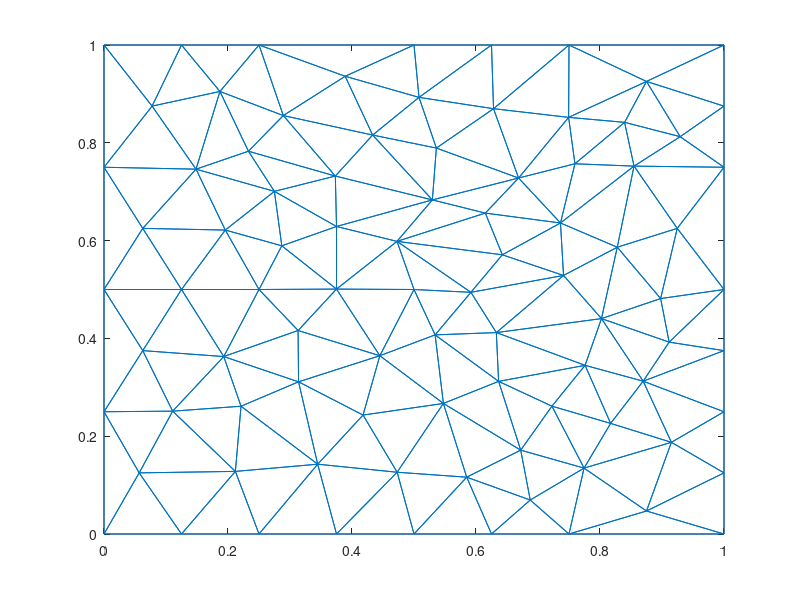
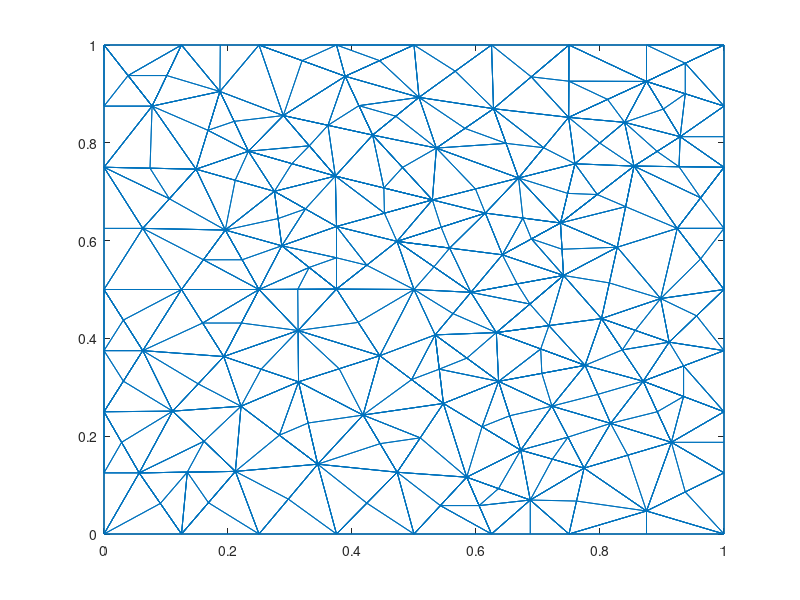

These figures' MATLAB source, in order:
nodes = [0,0;
1,0;
1,1;
0,1;
0.5,0.5;
0,0.5;
0.0625,0.625;
0.25,0.5;
0,0.25;
0.5,0;
0,0.75;
0.125,0.5;
0.5,1;
0.433275,0.815849;
0.148437,0.746094;
0.195626,0.621564;
0.529625,0.683244;
0.375,0.628853;
0.25,1;
0.373136,0.732013;
0.286769,0.589388;
0.375,0.500839;
0.27482,0.700717;
0.313771,0.311229;
0.313066,0.416148;
0.0625,0.375;
0.193152,0.362881;
0.25,0;
0.221019,0.261294;
0.110735,0.251224;
0.0567566,0.125;
0.289186,0.855722;
0.0775596,0.875;
0.232942,0.782767;
0.125,1;
0.186981,0.904974;
0.344656,0.142753;
0.125,0;
0.472573,0.598451;
0.924569,0.625;
0.38898,0.936063;
0.211891,0.128028;
0.375,0;
0.547402,0.26699;
0.444875,0.364572;
0.417838,0.243238;
0.47281,0.126311;
0.625,0;
0.75,0;
0.536065,0.78923;
0.75,1;
1,0.5;
0.6875,0.0694813;
0.585002,0.116209;
0.625,1;
0.642467,0.570984;
0.508074,0.892911;
1,0.25;
0.668679,0.727983;
0.749387,0.852019;
0.628269,0.869741;
0.736262,0.636012;
0.802373,0.440498;
0.82784,0.586474;
0.741191,0.528744;
0.632806,0.411914;
0.615033,0.656252;
0.854872,0.752318;
0.534065,0.407201;
1,0.75;
0.875,0.925491;
0.897806,0.481478;
1,0.375;
0.591791,0.494234;
0.722482,0.261441;
0.67209,0.171457;
0.774275,0.134747;
1,0.875;
0.839631,0.841845;
0.759557,0.757126;
0.92931,0.8125;
0.869619,0.3125;
0.875,0.0470411;
0.911511,0.392352;
0.775933,0.344943;
0.817138,0.226203;
1,0.125;
0.915154,0.1875;
0.63646,0.312134;
];
triangles = [76,77,75;
12,6,26;
8,16,12;
11,6,7;
24,45,25;
25,22,8;
24,27,29;
12,7,6;
6,9,26;
28,42,38;
14,17,50;
7,15,11;
17,20,18;
21,16,8;
25,45,22;
16,23,15;
34,15,23;
16,15,7;
15,33,11;
50,57,14;
12,16,7;
18,21,22;
35,36,19;
4,11,33;
14,20,17;
14,32,20;
23,18,20;
17,18,39;
41,57,13;
59,50,17;
22,21,8;
32,14,41;
12,27,8;
22,5,39;
16,21,23;
18,23,21;
24,25,27;
37,29,42;
12,26,27;
46,24,37;
9,1,31;
8,27,25;
26,9,30;
29,37,24;
42,30,31;
27,26,30;
42,28,37;
9,31,30;
30,29,27;
10,47,43;
24,46,45;
15,34,36;
20,32,34;
35,4,33;
20,34,23;
34,32,36;
36,33,15;
36,35,33;
19,36,32;
47,46,37;
22,39,18;
31,1,38;
39,5,74;
89,85,66;
13,57,55;
13,19,41;
19,32,41;
30,42,29;
38,42,31;
48,49,53;
37,28,43;
68,64,40;
44,89,69;
22,45,5;
37,43,47;
44,45,46;
44,47,54;
44,46,47;
48,53,54;
39,56,67;
59,17,67;
10,48,54;
71,51,60;
55,57,61;
41,14,57;
84,52,72;
57,50,61;
2,83,49;
64,65,63;
54,47,10;
60,61,59;
67,62,59;
59,61,50;
62,64,68;
63,85,82;
74,65,56;
54,53,76;
68,80,62;
61,51,55;
68,40,70;
61,60,51;
65,62,56;
71,3,51;
65,66,63;
73,82,58;
70,40,52;
72,40,64;
39,74,56;
63,72,64;
45,69,5;
69,89,66;
39,67,17;
62,67,56;
70,78,81;
80,79,60;
44,69,45;
74,69,66;
40,72,52;
65,64,62;
78,3,71;
79,80,68;
82,86,88;
79,71,60;
77,86,75;
84,82,73;
69,74,5;
65,74,66;
44,54,76;
84,63,82;
77,76,53;
76,75,89;
49,77,53;
83,87,88;
68,70,81;
71,79,81;
60,59,80;
62,80,59;
71,81,78;
68,81,79;
88,87,58;
77,49,83;
52,84,73;
63,84,72;
66,85,63;
86,85,75;
77,83,88;
85,86,82;
82,88,58;
83,2,87;
88,86,77;
76,89,44;
85,89,75;
];
figure;trimesh(triangles, nodes(:,1), nodes(:,2));
nodes = [0,0;
1,0;
1,1;
0,1;
0.5,0.5;
0,0.5;
0.0625,0.625;
0.25,0.5;
0,0.25;
0.5,0;
0,0.75;
0.125,0.5;
0.5,1;
0.433275,0.815849;
0.148437,0.746094;
0.195626,0.621564;
0.529625,0.683244;
0.375,0.628853;
0.25,1;
0.373136,0.732013;
0.286769,0.589388;
0.375,0.500839;
0.27482,0.700717;
0.313771,0.311229;
0.313066,0.416148;
0.0625,0.375;
0.193152,0.362881;
0.25,0;
0.221019,0.261294;
0.110735,0.251224;
0.0567566,0.125;
0.289186,0.855722;
0.0775596,0.875;
0.232942,0.782767;
0.125,1;
0.186981,0.904974;
0.344656,0.142753;
0.125,0;
0.472573,0.598451;
0.924569,0.625;
0.38898,0.936063;
0.211891,0.128028;
0.375,0;
0.547402,0.26699;
0.444875,0.364572;
0.417838,0.243238;
0.47281,0.126311;
0.625,0;
0.75,0;
0.536065,0.78923;
0.75,1;
1,0.5;
0.6875,0.0694813;
0.585002,0.116209;
0.625,1;
0.642467,0.570984;
0.508074,0.892911;
1,0.25;
0.668679,0.727983;
0.749387,0.852019;
0.628269,0.869741;
0.736262,0.636012;
0.802373,0.440498;
0.82784,0.586474;
0.741191,0.528744;
0.632806,0.411914;
0.615033,0.656252;
0.854872,0.752318;
0.534065,0.407201;
1,0.75;
0.875,0.925491;
0.897806,0.481478;
1,0.375;
0.591791,0.494234;
0.722482,0.261441;
0.67209,0.171457;
0.774275,0.134747;
1,0.875;
0.839631,0.841845;
0.759557,0.757126;
0.92931,0.8125;
0.869619,0.3125;
0.875,0.0470411;
0.911511,0.392352;
0.775933,0.344943;
0.817138,0.226203;
1,0.125;
0.915154,0.1875;
0.63646,0.312134;
0.748378,0.198094;
0.723182,0.153102;
0.160313,0.560782;
0.222813,0.560782;
0,0.625;
0.379323,0.337901;
0.253461,0.337055;
0,0.375;
0.03125,0.4375;
0.03125,0.3125;
0.105469,0.685547;
0.0742187,0.748047;
0.452312,0.656049;
0.45138,0.707629;
0.48145,0.749547;
0.409938,0.432706;
0.211629,0.723405;
0.1875,1;
0,0.875;
0.0387798,0.9375;
0.361231,0.835786;
0.32491,0.664785;
0.599152,0.705614;
0.411128,0.875956;
0.470675,0.85438;
0.159076,0.431441;
0.221576,0.431441;
0.423787,0.549645;
0.375,0.564846;
0.330884,0.545114;
0.3125,0.50042;
0.280794,0.645053;
0.282837,0.202024;
0.329213,0.226991;
0,0.125;
0.0283783,0.1875;
0.161313,0.189626;
0.134324,0.126514;
0.168445,0.0640138;
0.151944,0.307053;
0.297328,0.0713766;
0.423905,0.0631556;
0.167709,0.825534;
0.209962,0.843871;
0.10128,0.9375;
0.331161,0.793868;
0.303039,0.75739;
0.0908783,0.0625;
0.566537,0.946455;
0.375,1;
0.44449,0.968031;
0.31949,0.968031;
0.6875,0;
0.841356,0.669396;
0.496139,0.315781;
0.540733,0.337095;
0.585263,0.359668;
0.510106,0.19665;
0.445324,0.184775;
0.55752,0.584718;
0.532182,0.546342;
0.543803,0.627351;
0.542501,0.0581045;
0.605001,0.0581045;
0.636251,0.0928451;
0.955756,0.446176;
0.875,0;
0.815107,0.513486;
0.709033,0.790001;
0.648474,0.798862;
0.582167,0.829485;
0.675647,0.646132;
0.795567,0.694165;
0.835996,0.376499;
0.747909,0.696569;
0.689135,0.934871;
0.749694,0.926009;
0.812194,0.888755;
0.689364,0.603498;
0.738726,0.582378;
0.875,1;
0.9375,0.962745;
0.71759,0.426206;
0.70437,0.378429;
0.706197,0.328539;
0.686999,0.470329;
0.666491,0.511489;
0.93481,0.34375;
0.93481,0.28125;
1,0.625;
0.962285,0.6875;
0.927436,0.751159;
0.962285,0.5625;
1,0.8125;
0.799594,0.799486;
0.562928,0.450717;
0.9375,0.900245;
0.892387,0.25;
0.609746,0.219223;
0.856942,0.416425;
0.654275,0.241796;
0.762137,0.0673734;
0.9375,0.0860206;
0.892091,0.782409;
0.902155,0.868995;
1,0.1875;
0.796535,0.285573;
0.844714,0.161123;
];
triangles = [77,75,76;
6,26,12;
16,12,8;
11,6,7;
24,45,25;
22,8,25;
24,27,29;
12,7,6;
6,9,26;
42,38,28;
14,17,50;
7,15,11;
18,17,20;
16,8,21;
45,22,25;
23,15,16;
15,23,34;
15,7,16;
11,15,33;
57,14,50;
12,16,7;
22,18,21;
19,35,36;
4,11,33;
20,17,14;
14,32,20;
23,18,20;
17,18,39;
13,41,57;
17,59,50;
22,21,8;
32,14,41;
12,27,8;
39,22,5;
21,23,16;
18,23,21;
27,24,25;
37,29,42;
27,12,26;
24,37,46;
9,1,31;
8,27,25;
26,9,30;
29,37,24;
42,30,31;
30,27,26;
28,37,42;
9,31,30;
27,30,29;
47,43,10;
45,24,46;
36,15,34;
20,32,34;
4,33,35;
20,34,23;
36,34,32;
15,36,33;
35,33,36;
19,36,32;
47,46,37;
22,39,18;
38,31,1;
74,39,5;
85,66,89;
57,55,13;
13,19,41;
41,19,32;
30,42,29;
42,31,38;
48,49,53;
37,28,43;
68,64,40;
69,44,89;
22,45,5;
43,47,37;
44,45,46;
44,47,54;
47,44,46;
54,48,53;
39,56,67;
59,17,67;
54,10,48;
51,60,71;
55,57,61;
41,14,57;
84,52,72;
50,61,57;
49,2,83;
63,64,65;
10,54,47;
59,60,61;
67,62,59;
59,61,50;
64,68,62;
82,63,85;
74,65,56;
54,53,76;
62,68,80;
61,51,55;
40,70,68;
51,61,60;
62,56,65;
3,51,71;
66,63,65;
73,82,58;
52,70,40;
72,40,64;
56,39,74;
64,63,72;
45,69,5;
69,89,66;
39,67,17;
62,67,56;
70,78,81;
80,79,60;
45,44,69;
74,69,66;
52,40,72;
62,65,64;
3,71,78;
79,80,68;
88,82,86;
71,60,79;
75,77,86;
82,73,84;
69,74,5;
66,65,74;
76,44,54;
63,82,84;
77,76,53;
89,76,75;
49,77,53;
83,87,88;
68,70,81;
81,71,79;
60,59,80;
62,80,59;
78,71,81;
68,81,79;
87,58,88;
77,49,83;
52,84,73;
63,84,72;
63,66,85;
86,85,75;
88,77,83;
85,86,82;
58,82,88;
87,83,2;
77,88,86;
44,76,89;
85,89,75;
75,90,86;
90,77,86;
75,76,90;
76,77,90;
77,91,53;
91,76,53;
77,90,91;
91,90,76;
12,92,7;
92,16,7;
12,8,92;
8,16,92;
16,93,21;
93,8,21;
16,92,93;
93,92,8;
11,94,7;
94,6,7;
45,95,46;
95,24,46;
45,25,95;
95,25,24;
27,96,25;
96,24,25;
27,29,96;
96,29,24;
26,6,97;
9,26,97;
26,98,97;
98,6,97;
26,12,98;
98,12,6;
26,99,30;
99,9,30;
26,97,99;
99,97,9;
15,100,16;
100,7,16;
15,11,100;
100,11,7;
11,101,33;
101,15,33;
11,100,101;
101,100,15;
17,102,39;
102,18,39;
17,20,102;
102,20,18;
20,103,14;
17,14,103;
20,102,103;
103,102,17;
17,104,103;
104,14,103;
17,50,104;
104,50,14;
22,105,5;
105,45,5;
22,25,105;
105,25,45;
15,106,34;
106,23,34;
15,16,106;
106,16,23;
19,107,36;
107,35,36;
33,4,108;
108,11,33;
4,109,35;
33,35,109;
4,108,109;
109,108,33;
32,110,41;
14,41,110;
32,20,110;
110,20,14;
18,111,21;
23,21,111;
18,20,111;
111,20,23;
59,112,67;
112,17,67;
59,50,112;
112,50,17;
41,113,57;
14,57,113;
41,110,113;
113,110,14;
14,114,113;
114,57,113;
14,50,114;
114,50,57;
27,115,26;
115,12,26;
27,8,115;
115,8,12;
8,116,25;
116,27,25;
8,115,116;
116,115,27;
18,22,117;
117,39,18;
22,5,117;
117,5,39;
18,118,117;
118,22,117;
18,21,118;
21,22,118;
8,22,119;
119,21,8;
22,118,119;
119,118,21;
8,120,119;
120,22,119;
8,25,120;
120,25,22;
23,121,111;
121,21,111;
23,16,121;
121,16,21;
29,122,24;
37,24,122;
29,42,122;
122,42,37;
37,123,122;
123,24,122;
37,46,123;
123,46,24;
31,9,124;
124,1,31;
9,125,30;
125,31,30;
9,124,125;
125,124,31;
30,126,29;
126,42,29;
30,31,126;
31,42,126;
38,42,127;
31,38,127;
42,126,127;
127,126,31;
38,128,127;
128,42,127;
38,28,128;
128,28,42;
27,129,29;
129,30,29;
27,26,129;
129,26,30;
37,130,43;
130,28,43;
37,42,130;
130,42,28;
43,131,37;
131,47,37;
43,10,131;
131,10,47;
15,132,33;
132,36,33;
15,34,132;
34,36,132;
36,133,32;
133,34,32;
36,132,133;
133,132,34;
35,134,36;
134,33,36;
35,109,134;
134,109,33;
34,20,135;
135,32,34;
20,110,135;
135,110,32;
20,136,23;
136,34,23;
20,135,136;
136,135,34;
31,137,127;
137,38,127;
31,1,137;
137,1,38;
55,138,61;
138,57,61;
55,13,138;
138,13,57;
41,13,139;
19,41,139;
41,140,139;
140,13,139;
41,57,140;
140,57,13;
41,141,32;
141,19,32;
41,139,141;
141,139,19;
48,142,53;
142,49,53;
64,143,62;
68,62,143;
64,40,143;
143,40,68;
45,144,69;
44,69,144;
45,46,144;
144,46,44;
44,145,144;
145,69,144;
44,89,145;
89,69,145;
69,146,66;
146,89,66;
69,145,146;
146,145,89;
46,47,147;
147,44,46;
47,54,147;
147,54,44;
46,148,147;
148,47,147;
46,37,148;
148,37,47;
56,149,74;
39,74,149;
56,67,149;
67,39,149;
39,150,149;
150,74,149;
39,5,150;
150,5,74;
39,151,17;
151,67,17;
39,149,151;
151,149,67;
10,152,47;
152,54,47;
10,48,152;
48,54,152;
48,153,152;
153,54,152;
48,53,153;
53,54,153;
54,154,76;
154,53,76;
54,153,154;
154,153,53;
52,155,73;
155,84,73;
52,72,155;
155,72,84;
49,156,83;
156,2,83;
64,157,72;
157,63,72;
64,65,157;
157,65,63;
60,158,80;
158,59,80;
60,61,158;
61,59,158;
59,159,50;
61,50,159;
59,158,159;
159,158,61;
61,160,159;
160,50,159;
61,57,160;
160,57,50;
56,62,161;
161,67,56;
62,59,161;
161,59,67;
80,62,162;
162,68,80;
62,143,162;
162,143,68;
84,63,163;
163,82,84;
63,85,163;
163,85,82;
62,164,59;
164,80,59;
62,162,164;
164,162,80;
60,51,165;
165,61,60;
51,55,165;
165,55,61;
60,166,165;
166,51,165;
60,71,166;
166,71,51;
71,167,79;
167,60,79;
71,166,167;
167,166,60;
56,168,161;
168,62,161;
56,65,168;
65,62,168;
62,169,64;
169,65,64;
62,168,169;
169,168,65;
71,3,170;
170,51,71;
3,171,78;
71,78,171;
3,170,171;
171,170,71;
63,172,85;
66,85,172;
63,65,172;
65,66,172;
66,173,172;
173,85,172;
66,89,173;
89,85,173;
85,174,75;
174,89,75;
85,173,174;
174,173,89;
66,175,74;
65,74,175;
66,172,175;
175,172,65;
65,176,175;
176,74,175;
65,56,176;
176,56,74;
82,177,84;
177,73,84;
82,58,177;
177,58,73;
58,178,88;
82,88,178;
58,177,178;
178,177,82;
40,52,179;
70,40,179;
70,180,179;
180,40,179;
70,68,180;
180,68,40;
81,68,181;
181,70,81;
68,180,181;
181,180,70;
52,182,72;
182,40,72;
52,179,182;
182,179,40;
70,183,81;
183,78,81;
79,184,68;
184,80,68;
79,60,184;
184,60,80;
69,185,5;
185,74,5;
69,66,185;
185,66,74;
78,186,81;
71,81,186;
78,171,186;
186,171,71;
82,187,178;
187,88,178;
82,86,187;
187,86,88;
44,188,89;
76,89,188;
44,54,188;
188,54,76;
63,189,72;
189,84,72;
63,163,189;
189,163,84;
76,190,188;
190,89,188;
76,75,190;
190,75,89;
77,191,83;
191,49,83;
77,53,191;
191,53,49;
87,192,2;
192,83,2;
87,88,192;
192,88,83;
68,193,79;
193,81,79;
68,181,193;
193,181,81;
71,194,186;
194,81,186;
71,79,194;
194,79,81;
87,195,88;
195,58,88;
85,196,82;
196,86,82;
85,75,196;
196,75,86;
77,197,86;
197,88,86;
77,83,197;
197,83,88;
];
figure;trimesh(triangles, nodes(:,1), nodes(:,2));
